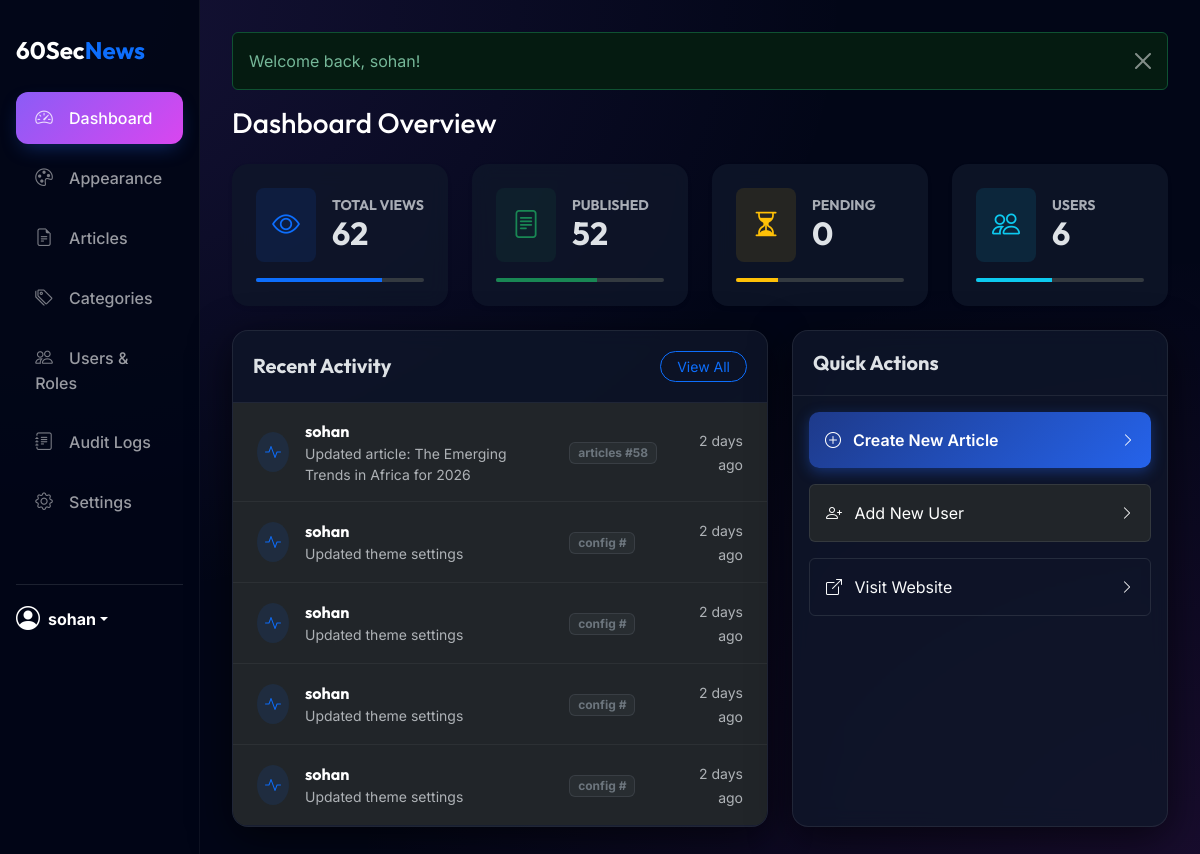
The app's page /public/admin/index.php (signed in) with its own data.
### tables this page shows
CREATE TABLE `audit_logs` (
  `id` int(11) NOT NULL,
  `user_id` int(11) NOT NULL,
  `action` varchar(255) NOT NULL,
  `table_name` varchar(50) DEFAULT NULL,
  `record_id` int(11) DEFAULT NULL,
  `ip_address` varchar(45) DEFAULT NULL,
  `timestamp` timestamp NOT NULL DEFAULT current_timestamp()
);

CREATE TABLE `users` (
  `id` int(11) NOT NULL,
  `username` varchar(50) NOT NULL,
  `email` varchar(100) NOT NULL,
  `password_hash` varchar(255) NOT NULL,
  `role_id` int(11) NOT NULL,
  `created_at` timestamp NOT NULL DEFAULT current_timestamp(),
  `last_login` timestamp NULL DEFAULT NULL,
  `login_attempts` int(11) DEFAULT 0,
  `lockout_time` timestamp NULL DEFAULT NULL,
  `status` enum('active','inactive','banned') DEFAULT 'active'
);

### app/rbac.php (called while the page is built, shortened)
<?php
function is_logged_in()
{
    return isset($_SESSION['user_id']) && isset($_SESSION['role_id']);
}
function has_permission($permission)
{
    $role_id = $_SESSION['role_id'] ?? 0;
    if ($role_id == 1) {
        return true;
    }
    $db = DB::getInstance()->getConnection();
    $stmt = $db->prepare("
        SELECT 1
        FROM role_permissions
        WHERE role_id = ? AND permission_string = ?
    ");
    $stmt->execute([$role_id, $permission]);
    return $stmt->fetchColumn() !== false;
}

### public/admin/index.php (the view, shortened to what this page needs)
<?php
require_once __DIR__ . '/layout/header.php';
$db = DB::getInstance()->getConnection();
$published_articles = $db->query("SELECT COUNT(*) FROM articles WHERE status = 'published'")->fetchColumn();
$pending_articles = $db->query("SELECT COUNT(*) FROM articles WHERE status = 'pending'")->fetchColumn();
$total_views = $db->query("SELECT SUM(view_count) FROM views")->fetchColumn() ?: 0;
$total_users = $db->query("SELECT COUNT(*) FROM users")->fetchColumn();
$recent_logs = $db->query("
    SELECT a.*, u.username
    FROM audit_logs a
    JOIN users u ON a.user_id = u.id
    ORDER BY a.timestamp DESC
    LIMIT 5
")->fetchAll();
?>
<h1 class="h3 mb-4 text-white">Dashboard Overview</h1>
<div class="row g-4 mb-4">
    <div class="col-12 col-sm-6 col-xl-3">
        <div class="card h-100 border-0 shadow-sm">
            <div class="card-body p-4">
                <div class="d-flex align-items-center mb-3">
                    <div class="flex-shrink-0 bg-primary bg-opacity-10 rounded-3 p-3 text-primary">
                        <i class="bi bi-eye fs-3"></i>
                    </div>
                    <div class="ms-3">
                        <h6 class="text-muted mb-0 small text-uppercase fw-bold">Total Views</h6>
                        <h2 class="mb-0 fw-bold"><?= number_format($total_views) ?></h2>
                    </div>
                </div>
                <div class="progress" style="height: 4px;">
                    <div class="progress-bar bg-primary" style="width: 75%"></div>
                </div>
            </div>
        </div>
    </div>
    <div class="col-12 col-sm-6 col-xl-3">
        <div class="card h-100 border-0 shadow-sm">
            <div class="card-body p-4">
                <div class="d-flex align-items-center mb-3">
                    <div class="flex-shrink-0 bg-success bg-opacity-10 rounded-3 p-3 text-success">
                        <i class="bi bi-file-text fs-3"></i>
                    </div>
                    <div class="ms-3">
                        <h6 class="text-muted mb-0 small text-uppercase fw-bold">Published</h6>
                        <h2 class="mb-0 fw-bold"><?= number_format($published_articles) ?></h2>
                    </div>
                </div>
                <div class="progress" style="height: 4px;">
                    <div class="progress-bar bg-success" style="width: 60%"></div>
                </div>
            </div>
        </div>
    </div>
    <div class="col-12 col-sm-6 col-xl-3">
        <div class="card h-100 border-0 shadow-sm">
            <div class="card-body p-4">
                <div class="d-flex align-items-center mb-3">
                    <div class="flex-shrink-0 bg-warning bg-opacity-10 rounded-3 p-3 text-warning">
                        <i class="bi bi-hourglass-split fs-3"></i>
                    </div>
                    <div class="ms-3">
                        <h6 class="text-muted mb-0 small text-uppercase fw-bold">Pending</h6>
                        <h2 class="mb-0 fw-bold"><?= number_format($pending_articles) ?></h2>
                    </div>
                </div>
                <div class="progress" style="height: 4px;">
                    <div class="progress-bar bg-warning" style="width: 25%"></div>
                </div>
            </div>
        </div>
    </div>
    <div class="col-12 col-sm-6 col-xl-3">
        <div class="card h-100 border-0 shadow-sm">
            <div class="card-body p-4">
                <div class="d-flex align-items-center mb-3">
                    <div class="flex-shrink-0 bg-info bg-opacity-10 rounded-3 p-3 text-info">
                        <i class="bi bi-people fs-3"></i>
                    </div>
                    <div class="ms-3">
                        <h6 class="text-muted mb-0 small text-uppercase fw-bold">Users</h6>
                        <h2 class="mb-0 fw-bold"><?= number_format($total_users) ?></h2>
                    </div>
                </div>
                <div class="progress" style="height: 4px;">
                    <div class="progress-bar bg-info" style="width: 45%"></div>
                </div>
            </div>
        </div>
    </div>
</div>
<div class="row g-4">
    <div class="col-md-7">
        <div class="card h-100">
            <div class="card-header d-flex justify-content-between align-items-center">
                <h5 class="mb-0 fw-bold">Recent Activity</h5>
                <?php if (has_permission('view_logs')): ?>
                    <a href="logs.php" class="btn btn-sm btn-outline-primary px-3 rounded-pill">View All</a>
                <?php endif; ?>
            </div>
            <div class="card-body p-0">
                <div class="table-responsive">
                    <table class="table mb-0">
                        <tbody>
                            <?php foreach ($recent_logs as $log): ?>
                                <tr>
                                    <td class="ps-4">
                                        <div class="d-flex align-items-center">
                                            <div class="bg-primary bg-opacity-10 rounded-circle p-2 me-3">
                                                <i class="bi bi-activity text-primary"></i>
                                            </div>
                                            <div>
                                                <span class="fw-bold text-white"><?= e($log['username']) ?></span>
                                                <span class="text-muted small d-block"><?= e($log['action']) ?></span>
                                            </div>
                                        </div>
                                    </td>
                                    <td>
                                        <?php if ($log['table_name']): ?>
                                            <span
                                                class="badge bg-secondary bg-opacity-10 text-secondary border border-secondary border-opacity-25 small">
                                                <?= e($log['table_name']) ?> #<?= e($log['record_id']) ?>
                                            </span>
                                        <?php endif; ?>
                                    </td>
                                    <td class="text-end pe-4">
                                        <small class="text-muted"><?= time_ago($log['timestamp']) ?></small>
                                    </td>
                                </tr>
                            <?php endforeach; ?>
                        </tbody>
                    </table>
                </div>
            </div>
        </div>
    </div>
    <div class="col-md-5">
        <div class="card h-100">
            <div class="card-header">
                <h5 class="mb-0 fw-bold">Quick Actions</h5>
            </div>
            <div class="card-body">
                <div class="d-grid gap-3">
                    <?php if (has_permission('create_article')): ?>
                        <a href="article_edit.php"
                            class="btn btn-primary d-flex align-items-center justify-content-between p-3">
                            <span><i class="bi bi-plus-circle me-2"></i> Create New Article</span>
                            <i class="bi bi-chevron-right small"></i>
                        </a>
                    <?php endif; ?>
                    <?php if (has_permission('manage_users')): ?>
                        <a href="users.php"
                            class="btn btn-dark d-flex align-items-center justify-content-between p-3 border border-secondary border-opacity-25">
                            <span><i class="bi bi-person-plus me-2"></i> Add New User</span>
                            <i class="bi bi-chevron-right small"></i>
                        </a>
                    <?php endif; ?>
                    <a href="<?= BASE_URL ?>/" target="_blank"
                        class="btn btn-outline-light d-flex align-items-center justify-content-between p-3 border border-secondary border-opacity-25">
                        <span><i class="bi bi-box-arrow-up-right me-2"></i> Visit Website</span>
                        <i class="bi bi-chevron-right small"></i>
                    </a>
                </div>
            </div>
        </div>
    </div>
</div>
<?php require_once __DIR__ . '/layout/footer.php'; ?>

### public/admin/layout/header.php (style rules this page uses)
:root { --primary-gradient: linear-gradient(135deg, #1e3a8a 0%, #2563eb 100%); --glass-bg: rgba(255, 255, 255, 0.03); --glass-border: rgba(255, 255, 255, 0.08); --sidebar-width: 260px; --radius-premium: 16px; }
body { font-family: 'Inter', sans-serif; background-color: #0c0e14; color: #e2e8f0; min-height: 100vh; }
body.theme-admin-midnight { background-color: #020617; background-image: radial-gradient(at 0% 0%, rgba(139, 92, 246, 0.15) 0px, transparent 50%), radial-gradient(at 100% 100%, rgba(217, 70, 239, 0.1) 0px, transparent 50%); color: #f8fafc; }
body.theme-admin-midnight .card { background: rgba(15, 23, 42, 0.8); border: 1px solid rgba(255, 255, 255, 0.08); box-shadow: 0 10px 40px rgba(0, 0, 0, 0.6); }
h1, h2, h3, h4, .fw-bold, .sidebar-brand { font-family: 'Outfit', sans-serif; }
.card { background: rgba(30, 41, 59, 0.4); backdrop-filter: blur(10px); -webkit-backdrop-filter: blur(10px); border: 1px solid var(--glass-border); border-radius: var(--radius-premium); box-shadow: 0 10px 30px -10px rgba(0, 0, 0, 0.3); overflow: hidden; }
.card-header { background: rgba(15, 23, 42, 0.2); border-bottom: 1px solid var(--glass-border); padding: 1.25rem; font-weight: 700; }
.table { color: #cbd5e1; margin-bottom: 0; }
.table td { border-bottom: 1px solid rgba(255, 255, 255, 0.05); padding: 1rem; vertical-align: middle; }
.btn-primary { background: var(--primary-gradient); border: none; box-shadow: 0 4px 14px 0 rgba(37, 99, 235, 0.39); border-radius: 10px; padding: 0.6rem 1.5rem; font-weight: 600; transition: all 0.3s; }

### records on screen
audit_logs: user.username "sohan", action "Updated article: The Emerging Trends in Africa for 2026", table_name "articles", record "58", timestamp "2 days ago"
audit_logs: user.username "sohan", action "Updated theme settings", table_name "config", timestamp "2 days ago"
audit_logs: user.username "sohan", action "Updated theme settings", table_name "config", timestamp "2 days ago"
audit_logs: user.username "sohan", action "Updated theme settings", table_name "config", timestamp "2 days ago"
audit_logs: user.username "sohan", action "Updated theme settings", table_name "config", timestamp "2 days ago"

### other values on screen
$_SESSION['username'] "sohan"
$message "Welcome back, sohan!"
$total_views "62"
$published_articles "52"
$pending_articles "0"
$total_users "6"
